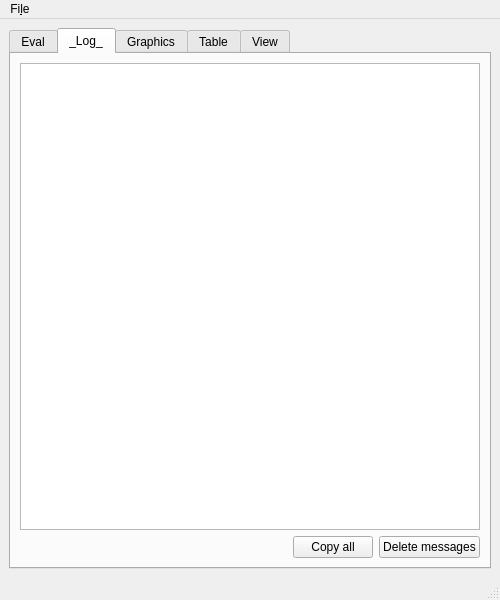
<?xml version="1.0" encoding="UTF-8"?>
<ui version="4.0">
 <class>MainWindow</class>
 <widget class="QMainWindow" name="MainWindow">
  <property name="geometry">
   <rect>
    <x>0</x>
    <y>0</y>
    <width>500</width>
    <height>600</height>
   </rect>
  </property>
  <property name="sizePolicy">
   <sizepolicy hsizetype="Fixed" vsizetype="Fixed">
    <horstretch>0</horstretch>
    <verstretch>0</verstretch>
   </sizepolicy>
  </property>
  <property name="windowTitle">
   <string>Lily repl</string>
  </property>
  <widget class="QWidget" name="centralwidget">
   <property name="enabled">
    <bool>true</bool>
   </property>
   <property name="sizePolicy">
    <sizepolicy hsizetype="Fixed" vsizetype="Fixed">
     <horstretch>0</horstretch>
     <verstretch>0</verstretch>
    </sizepolicy>
   </property>
   <property name="autoFillBackground">
    <bool>false</bool>
   </property>
   <layout class="QGridLayout" name="gridLayout">
    <item row="1" column="0">
     <layout class="QVBoxLayout" name="verticalLayout">
      <property name="bottomMargin">
       <number>0</number>
      </property>
      <item>
       <widget class="QTabWidget" name="tabWidget">
        <property name="currentIndex">
         <number>1</number>
        </property>
        <widget class="QWidget" name="t_eval">
         <attribute name="title">
          <string>Eval</string>
         </attribute>
         <layout class="QGridLayout" name="gridLayout_2">
          <item row="0" column="0">
           <layout class="QVBoxLayout" name="verticalLayout_2">
            <item>
             <widget class="QPlainTextEdit" name="plainTextEdit"/>
            </item>
            <item>
             <layout class="QHBoxLayout" name="horizontalLayout">
              <item>
               <spacer name="horizontalSpacer">
                <property name="orientation">
                 <enum>Qt::Horizontal</enum>
                </property>
                <property name="sizeHint" stdset="0">
                 <size>
                  <width>40</width>
                  <height>20</height>
                 </size>
                </property>
               </spacer>
              </item>
              <item>
               <widget class="QPushButton" name="evalButton">
                <property name="text">
                 <string>Eval</string>
                </property>
               </widget>
              </item>
             </layout>
            </item>
            <item>
             <widget class="QTextBrowser" name="output"/>
            </item>
           </layout>
          </item>
         </layout>
        </widget>
        <widget class="QWidget" name="t_log">
         <attribute name="title">
          <string>_Log_</string>
         </attribute>
         <layout class="QGridLayout" name="gridLayout_3">
          <item row="0" column="0">
           <widget class="QTextBrowser" name="log"/>
          </item>
          <item row="1" column="0">
           <layout class="QHBoxLayout" name="horizontalLayout_2">
            <item>
             <spacer name="horizontalSpacer_2">
              <property name="orientation">
               <enum>Qt::Horizontal</enum>
              </property>
              <property name="sizeHint" stdset="0">
               <size>
                <width>40</width>
                <height>20</height>
               </size>
              </property>
             </spacer>
            </item>
            <item>
             <widget class="QPushButton" name="copyLogButton">
              <property name="text">
               <string>Copy all</string>
              </property>
             </widget>
            </item>
            <item>
             <widget class="QPushButton" name="deleteLogButton">
              <property name="text">
               <string>Delete messages</string>
              </property>
             </widget>
            </item>
           </layout>
          </item>
         </layout>
        </widget>
        <widget class="QWidget" name="t_opengl">
         <attribute name="title">
          <string>Graphics</string>
         </attribute>
         <layout class="QGridLayout" name="gridLayout_5">
          <item row="0" column="0">
           <widget class="QGraphicsView" name="graphicsView"/>
          </item>
         </layout>
        </widget>
        <widget class="QWidget" name="t_table">
         <attribute name="title">
          <string>Table</string>
         </attribute>
         <layout class="QGridLayout" name="gridLayout_4">
          <item row="0" column="0">
           <widget class="QTableWidget" name="tableWidget"/>
          </item>
         </layout>
        </widget>
        <widget class="QWidget" name="t_view">
         <attribute name="title">
          <string>View</string>
         </attribute>
        </widget>
       </widget>
      </item>
     </layout>
    </item>
   </layout>
  </widget>
  <widget class="QMenuBar" name="menubar">
   <property name="geometry">
    <rect>
     <x>0</x>
     <y>0</y>
     <width>500</width>
     <height>25</height>
    </rect>
   </property>
   <widget class="QMenu" name="menuSome_Title">
    <property name="title">
     <string>Fi&amp;le</string>
    </property>
    <addaction name="actionOpen"/>
    <addaction name="actionSave"/>
    <addaction name="actionSave_As"/>
    <addaction name="separator"/>
    <addaction name="actionEval"/>
    <addaction name="separator"/>
    <addaction name="actionQuit"/>
   </widget>
   <addaction name="menuSome_Title"/>
  </widget>
  <widget class="QStatusBar" name="statusbar"/>
  <action name="actionQuit">
   <property name="text">
    <string>&amp;Quit</string>
   </property>
   <property name="shortcut">
    <string>Ctrl+Q</string>
   </property>
  </action>
  <action name="actionEval">
   <property name="text">
    <string>Eval</string>
   </property>
   <property name="shortcut">
    <string>Ctrl+Return</string>
   </property>
  </action>
  <action name="actionOpen">
   <property name="text">
    <string>Open</string>
   </property>
   <property name="shortcut">
    <string>Ctrl+O</string>
   </property>
  </action>
  <action name="actionSave">
   <property name="text">
    <string>Save</string>
   </property>
   <property name="shortcut">
    <string>Ctrl+S</string>
   </property>
  </action>
  <action name="actionSave_As">
   <property name="text">
    <string>Save As</string>
   </property>
  </action>
 </widget>
 <resources/>
 <connections/>
</ui>
